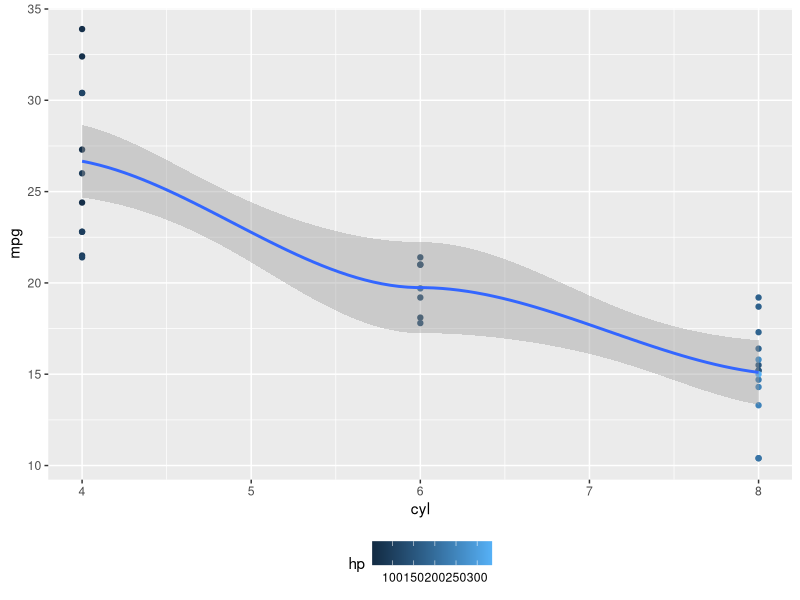

R code for this plot:
## ---- chunk 1
#| label: fig-cap-margin
#| fig-cap: "MPG vs horsepower, colored by transmission."
#| cap-location: bottom
library(tidyverse)
library(ggplot2)

mtcars %>%
  # mutate(cyl = factor(cyl)) %>%
  ggplot(aes(cyl, mpg, color = hp)) +
    geom_point() +
    geom_smooth(formula = y ~ x, method = "loess") +
    theme(legend.position = 'bottom')
